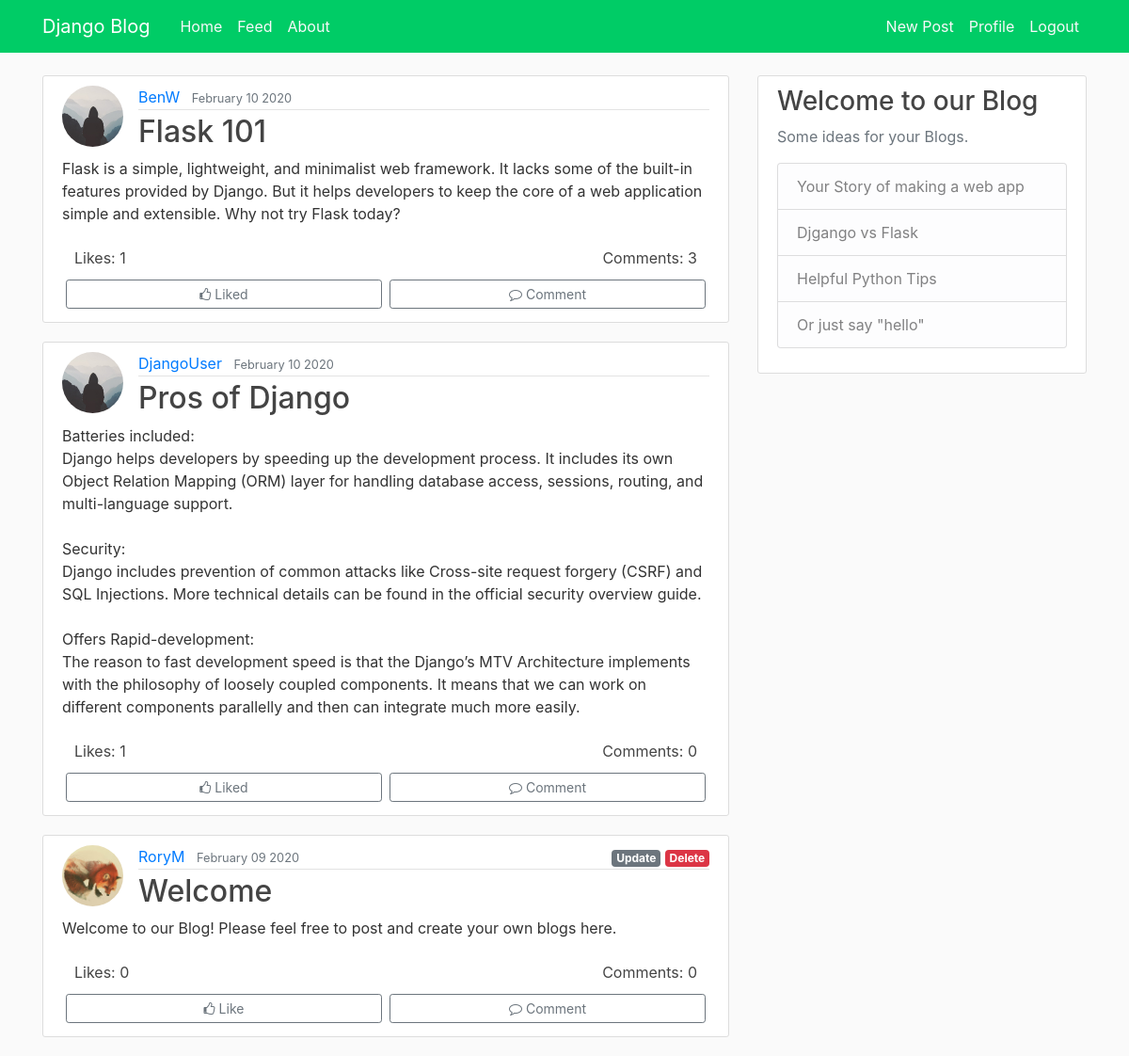
Screenshot of /blog/feed/ (signed in) with the database file from the repository.
### blog/models.py (models this page shows, shortened)
class Post(models.Model):
    title = models.CharField(max_length=100)
    content = models.TextField()
    date_posted = models.DateTimeField(default=timezone.now)
    author = models.ForeignKey(User, on_delete=models.CASCADE, related_name='posts')
    liked_by = models.ManyToManyField(User, related_name="liked_post")

### users/models.py (models this page shows, shortened)
class Profile(models.Model):
    user = models.OneToOneField(User, on_delete=models.CASCADE)
    image = models.ImageField(default='default.jpg', upload_to='profile_pics')
    followers = models.ManyToManyField(User, related_name="followers_profile", blank=True)
    following = models.ManyToManyField(User, related_name="following_profile", blank=True)
    liked_posts = models.ManyToManyField(Post, related_name="liked_profile")

### blog/views.py (the view)
# urls.py: path('feed/', FeedView.as_view(), name='blog-feed'),
class FeedView(ListView):
    model = Post
    template_name = 'blog/feed.html'
    context_object_name = 'posts'
    ordering = ['-date_posted']
    paginate_by = 5

### blog/templates/blog/feed.html (shortened to what this page needs)
{% extends "blog/base.html" %}
{% block content %}
    {% for post in posts %}
        {% if user in post.author.profile.followers.all or user == post.author %}
     <div class="content-section">
        <article class="media">
            <img class="rounded-circle article-img" src="{{ post.author.profile.image.url }}">
            <div class="media-body">
                <div class="article-metadata">
                    <a class="mr-2" href="{% url 'user-posts' post.author.username %}">{{ post.author }}</a>
                    <small class="text-muted">{{ post.date_posted|date:"F d Y" }}</small>
                    {% if post.author == user %}
                    <div class="float-right">
                        <a class="badge badge-secondary mt-1 mb-1" href="{% url 'post-update' post.id %}">Update</a>
                        <a class="badge badge-danger mt-1 mb-1" href="{% url 'post-delete' post.id %}">Delete</a>
                    </div>
                    {% endif %}
                </div>
                <h2><a class="article-title" href="{% url 'post-detail' post.id %}">{{ post.title }}</a></h2>
              </div>
        </article>
          <p class="article-content">{{ post.content }}</p>
        <div class="d-flex justify-content-between">
            <a class="btn article-title" href="{% url 'post-likes' post.id %}">Likes: {{ post.liked_by.count }}</a>
            <a class="btn article-title" href="{% url 'post-detail' post.id %}">Comments: {{ post.comments.count }}</a>
        </div>
        <div class="d-flex justify-content-between">
            {% if post in user.profile.liked_posts.all %}
            <a class="btn btn-outline-secondary btn-block btn-sm m-1" href="{% url 'un-like' post.id %}"><i class="fa fa-thumbs-o-up pr-1"></i>Liked</a>
            {% else %}
            <a class="btn btn-outline-secondary btn-block btn-sm m-1" href="{% url 'like' post.id %}"><i class="fa fa-thumbs-o-up pr-1"></i>Like</a>
            {% endif %}
            <a class="btn btn-outline-secondary btn-block btn-sm m-1" href="{% url 'post-detail' post.id %}#comment"><i class="fa fa-comment-o pr-1"></i>Comment</a>
        </div>
    </div>
        {% endif %}
    {% endfor %}
{% endblock content %}

### blog/static/blog/main.css (style rules this page uses)
body { background: #fafafa; color: #333333; margin-top: 5rem; }
h1, h2, h3, h4, h5, h6 { color: #444444; }
.content-section { background: #ffffff; padding: 10px 20px; border: 1px solid #dddddd; border-radius: 3px; margin-bottom: 20px; }
.article-title { color: #444444; }
.article-content { white-space: pre-line; }
.article-img { height: 65px; width: 65px; margin-right: 16px; }
.article-metadata { padding-bottom: 1px; margin-bottom: 4px; border-bottom: 1px solid #e3e3e3 }

### blog/templates/blog/base.html (style rules this page uses)
html { scroll-behavior: smooth; }

### rows the page displays
Post: author.profile.image (placeholder picture), author "BenW", date_posted "February 10 2020", title "Flask 101", content "Flask is a simple, lightweight, and minimalist web framework. It lacks some of the built-in features provided by Django. But it helps developers to keep the core of a web application simple and extensible. Why not try Flask today?", liked_by.count "1", comments.count "3", shows "Liked"
Post: author.profile.image (placeholder picture), author "DjangoUser", date_posted "February 10 2020", title "Pros of Django", content "Batteries included: Django helps developers by speeding up the development process. It includes its own Object Relation Mapping (ORM) layer for handling database access, sessions, routing, and multi-language support. Security: Django includes prevention of common attacks like Cross-site request forgery (CSRF) and SQL Injections. More technical details can be found in the official security overview guide. Offers Rapid-development: The reason to fast development speed is that the Django’s MTV Architecture implements with the philosophy of loosely coupled components. It means that we can work on different components parallelly and then can integrate much more easily.", liked_by.count "1", comments.count "0", shows "Liked"
Post: author.profile.image (placeholder picture), author "RoryM", date_posted "February 09 2020", shows "Update", title "Welcome", content "Welcome to our Blog! Please feel free to post and create your own blogs here.", liked_by.count "0", comments.count "0", shows "Like"
